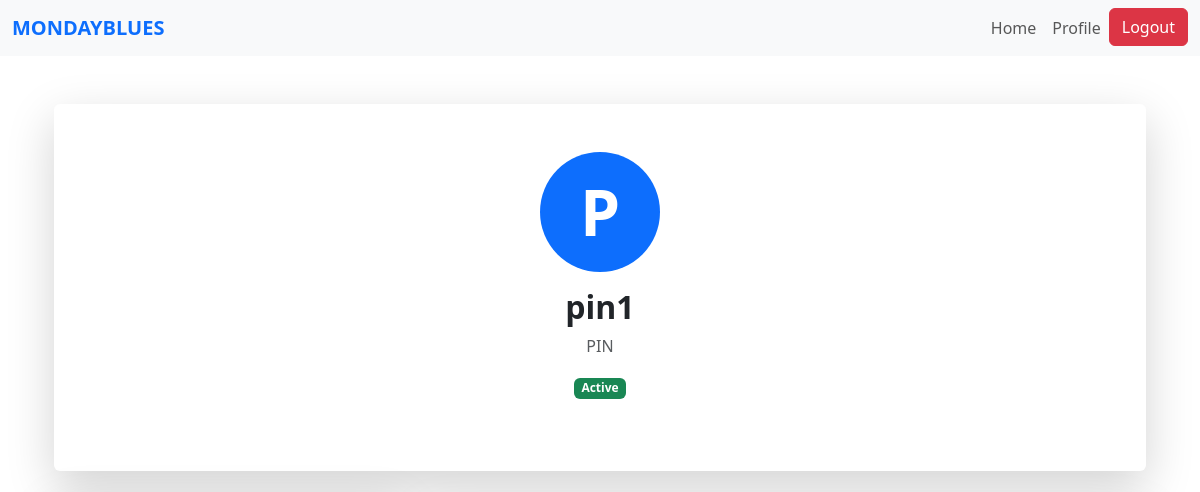
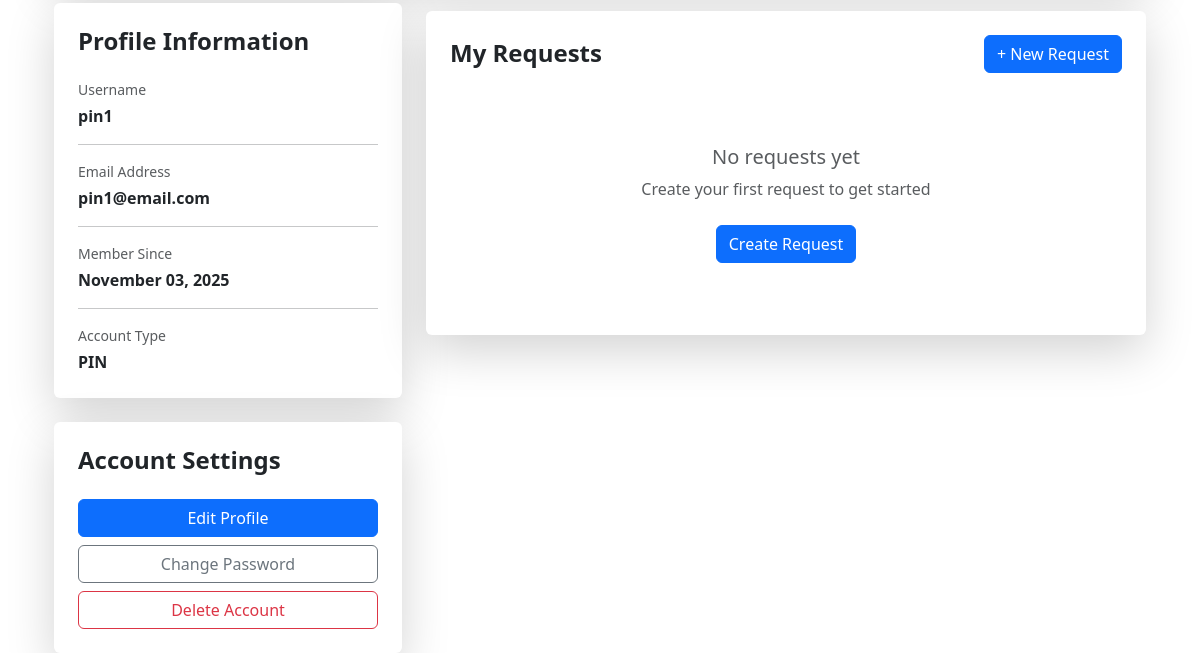
Page /pin/profile (signed in) on the earlier database version (2 pictures, top to bottom).
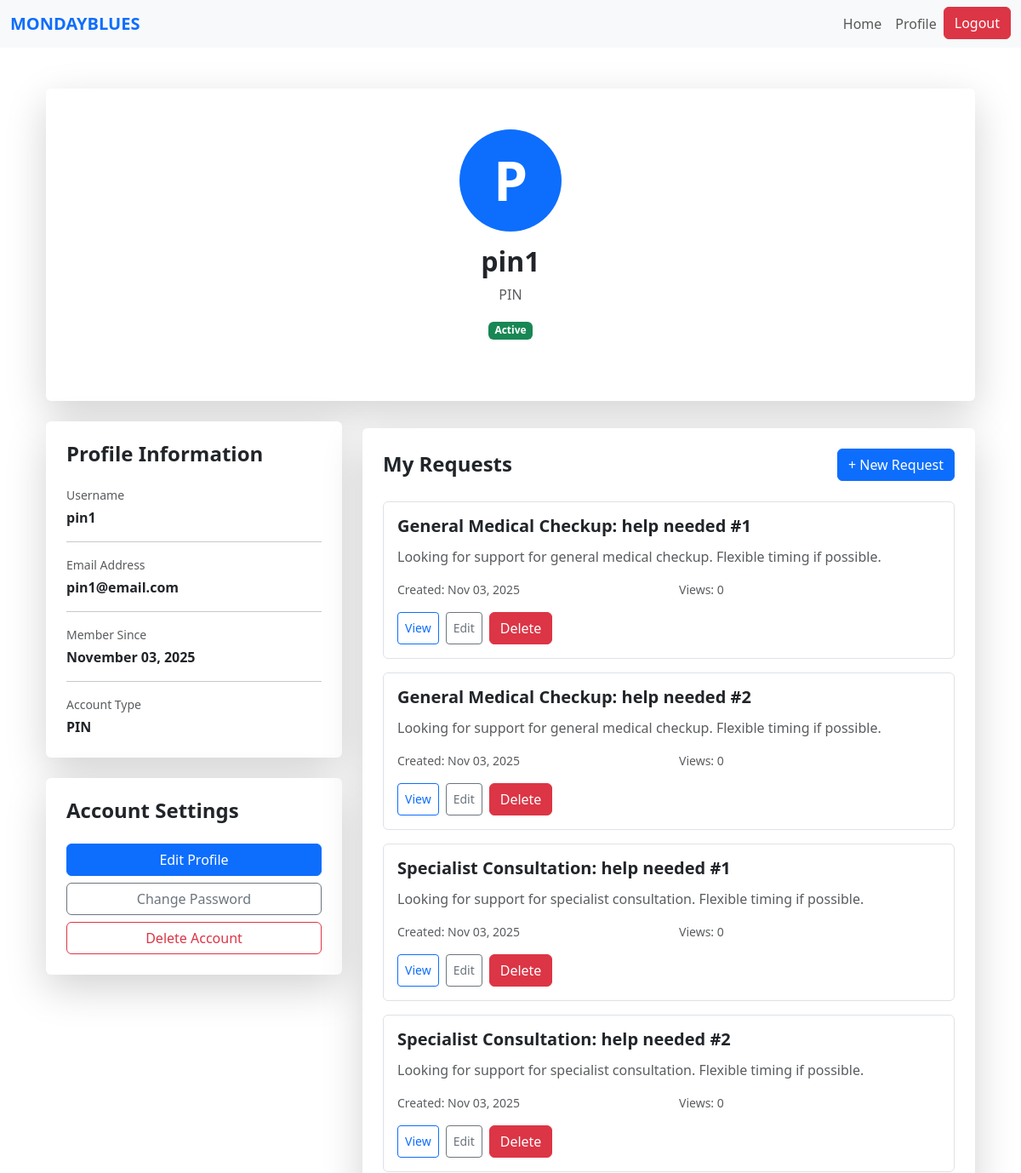
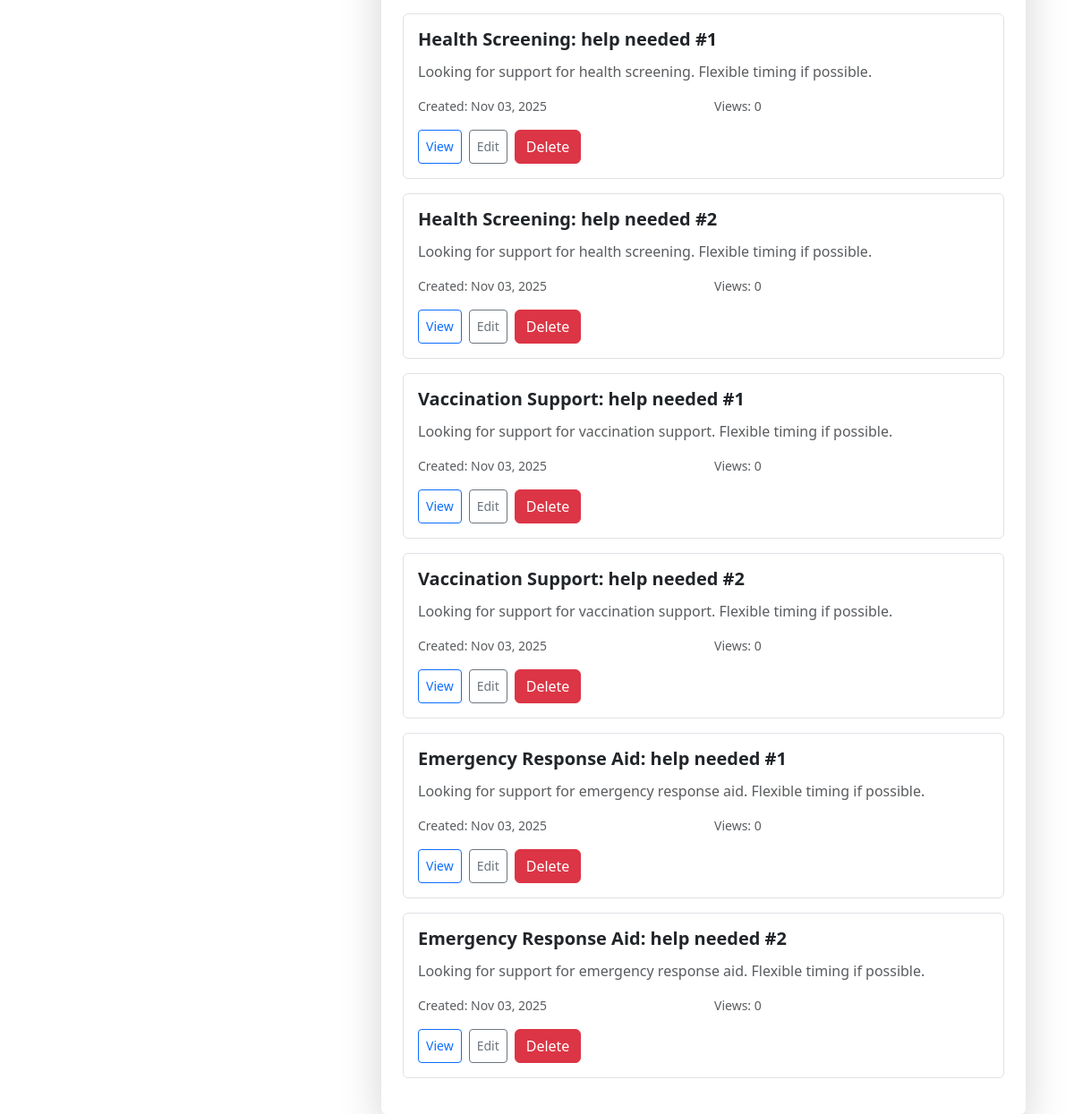
Same page on the later database version (2 pictures, top to bottom).
### website/models.py (models this page shows)
class Request(db.Model):
    id = db.Column(db.Integer, primary_key=True)
    title = db.Column(db.String(150), nullable=False)
    description = db.Column(db.Text, nullable=False)
    category_id = db.Column(db.Integer, db.ForeignKey('category.id'), nullable=False)
    category = db.relationship('Category', backref='requests')
    status = db.Column(db.String(20), default='Pending')  # Pending, Accepted, Completed
    scheduled_datetime = db.Column(db.DateTime, nullable=False)
    view_count = db.Column(db.Integer, default=0)
    date_created = db.Column(db.DateTime, default=datetime.utcnow)
    user_id = db.Column(db.Integer, db.ForeignKey('user.id'), nullable=False)
    volunteer_id = db.Column(db.Integer, db.ForeignKey('volunteer.id'), nullable=True)
    csr_id = db.Column(db.Integer, db.ForeignKey("csr.user_id"), nullable=True)
    user = db.relationship('User', backref=db.backref('requests', lazy=True, cascade='all, delete-orphan'), lazy=True)
    volunteer = db.relationship('Volunteer', backref=db.backref('assigned_requests', lazy=True), lazy=True)

### website/pin.py (the view)
@pin.route('/pin/profile')
@login_required
def pin_profile():
    if current_user.role != 'PIN':
        flash('Access denied.', 'danger')
        return redirect(url_for('views.home'))
    requests = Request.query.filter_by(user_id=current_user.id).order_by(Request.date_created.desc()).all()
    return render_template("pin_profile.html", requests=requests)

### website/templates/pin_profile.html (shortened to what the changed rows need)
{% extends "base.html" %}
{% block content %}
<div class="container mt-5">
    <div class="row justify-content-center">
        <div class="col-md-10 col-lg-12">
            <div class="card shadow-lg border-0 mb-4">
                <div class="card-body p-5">
                    <div class="text-center mb-4">
                        <h2 class="fw-bold mb-2">{{ current_user.name }}</h2>
                    </div>
                </div>
            </div>
            <div class="row">
                <div class="col-lg-8 mt-2">
                    <div class="card shadow-lg border-0">
                        <div class="card-body p-4">
                            {% if current_user.status == "Pending" or current_user.status == "Suspended" %}
                                <div class="text-center py-5">
                                    <i class="bi bi-lock" style="font-size: 4rem; color: #ccc;"></i>
                                    <h4 class="fw-bold mt-3">Account Pending or Suspended</h4>
                                    <p class="text-muted">
                                        Your account is currently inactive. Please contact the administrator or wait for approval before creating requests.
                                    </p>
                                </div>
                            {% else %}
                                {% if requests %}
                                    {% for request in requests %}
                                        <div class="card mb-3 border">
                                            <div class="card-body">
                                                <div class="d-flex justify-content-between align-items-start mb-2">
                                                    <h5 class="fw-bold mb-1">{{ request.title }}</h5>
                                                </div>
                                                <p class="text-muted mb-3">
                                                    {{ request.description[:100] }}{% if request.description|length > 100 %}...{% endif %}
                                                </p>
                                                <div class="row text-muted small mb-3">
                                                    <div class="col-md-6">
                                                         Created: {{ request.date_created.strftime('%b %d, %Y') }}
                                                    </div>
                                                    <div class="col-md-6">
                                                         Views: {{ request.view_count }}
                                                    </div>
                                                </div>
                                                <div class="d-flex gap-2">
                                                    <button class="btn btn-sm btn-outline-primary" onclick="location.href='/request/{{ request.id }}'">View</button>
                                                    {% if request.status == 'Completed' %}
                                                        <button class="btn btn-sm btn-outline-success" onclick="location.href='/request/{{ request.id }}/review'">Review</button>
                                                    {% else %}
                                                        <button class="btn btn-sm btn-outline-secondary" onclick="location.href='/request/{{ request.id }}/edit'">Edit</button>
                                                    {% endif %}
                                                    <form action="{{ url_for('csr.delete_request', request_id=request.id) }}" method="POST" onsubmit="return confirm('Are you sure you want to delete this request?');">
                                                        <button class="btn btn-danger" type="submit">
                                                             Delete
                                                        </button>
                                                    </form>
                                                </div>
                                            </div>
                                        </div>
                                    {% endfor %}
                                {% else %}
                                    <div class="text-center py-5">
                                        <h5 class="text-muted">No requests yet</h5>
                                        <p class="text-muted">Create your first request to get started</p>
                                        <button class="btn btn-primary mt-2" onclick="location.href='/create-request'">Create Request</button>
                                    </div>
                                {% endif %}
                            {% endif %}
                        </div>
                    </div>
                </div>
            </div>
        </div>
    </div>
</div>
{% endblock %}

Differences in the rows shown:
now on this page (row edited): Request: title "General Medical Checkup: help needed #1", description "Looking for support for general medical checkup. Flexible timing if possible.", date_created "Nov 03, 2025", view_count "0"
now on this page (row edited): Request: title "General Medical Checkup: help needed #2", description "Looking for support for general medical checkup. Flexible timing if possible.", date_created "Nov 03, 2025", view_count "0"
now on this page (row edited): Request: title "Specialist Consultation: help needed #1", description "Looking for support for specialist consultation. Flexible timing if possible.", date_created "Nov 03, 2025", view_count "0"
now on this page (row edited): Request: title "Specialist Consultation: help needed #2", description "Looking for support for specialist consultation. Flexible timing if possible.", date_created "Nov 03, 2025", view_count "0"
now on this page (row edited): Request: title "Health Screening: help needed #1", description "Looking for support for health screening. Flexible timing if possible.", date_created "Nov 03, 2025", view_count "0"
now on this page (row edited): Request: title "Health Screening: help needed #2", description "Looking for support for health screening. Flexible timing if possible.", date_created "Nov 03, 2025", view_count "0"
now on this page (row edited): Request: title "Vaccination Support: help needed #1", description "Looking for support for vaccination support. Flexible timing if possible.", date_created "Nov 03, 2025", view_count "0"
now on this page (row edited): Request: title "Vaccination Support: help needed #2", description "Looking for support for vaccination support. Flexible timing if possible.", date_created "Nov 03, 2025", view_count "0"
now on this page (row edited): Request: title "Emergency Response Aid: help needed #1", description "Looking for support for emergency response aid. Flexible timing if possible.", date_created "Nov 03, 2025", view_count "0"
now on this page (row edited): Request: title "Emergency Response Aid: help needed #2", description "Looking for support for emergency response aid. Flexible timing if possible.", date_created "Nov 03, 2025", view_count "0"
Other differences:
text no longer shown: "No requests yet Create your first request to get started Create Request"
